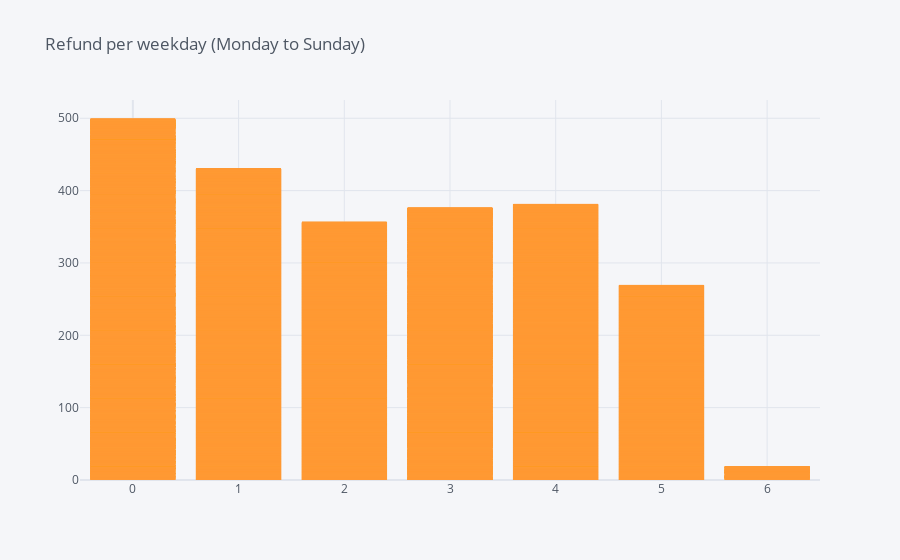

The notebook cell this image was saved under:
### Code cell
df.iplot(kind='bar', x='day of week',y='Is_Refund', title='Refund per weekday (Monday to Sunday)')

### Figure 1 — Plotly figure (JSON) as saved in the notebook; plotly's stock layout.template omitted (floating-point values rounded to 4 significant figures; data arrays with more than 128 entries replaced by an {"elided": "..."} marker saying what was removed)
{"data": [{"marker": {"color": "rgba(255, 153, 51, 0.6)", "line": {"color": "rgba(255, 153, 51, 1.0)", "width": 1}}, "name": "Is_Refund", "orientation": "v", "text": "", "type": "bar", "x": {"elided": "10881 int values"}, "y": {"elided": "10881 int values"}}], "layout": {"legend": {"bgcolor": "#F5F6F9", "font": {"color": "#4D5663"}}, "paper_bgcolor": "#F5F6F9", "plot_bgcolor": "#F5F6F9", "title": {"font": {"color": "#4D5663"}, "text": "Refund per weekday (Monday to Sunday)"}, "xaxis": {"gridcolor": "#E1E5ED", "showgrid": true, "tickfont": {"color": "#4D5663"}, "title": {"font": {"color": "#4D5663"}, "text": ""}, "zerolinecolor": "#E1E5ED"}, "yaxis": {"gridcolor": "#E1E5ED", "showgrid": true, "tickfont": {"color": "#4D5663"}, "title": {"font": {"color": "#4D5663"}, "text": ""}, "zerolinecolor": "#E1E5ED"}}}
